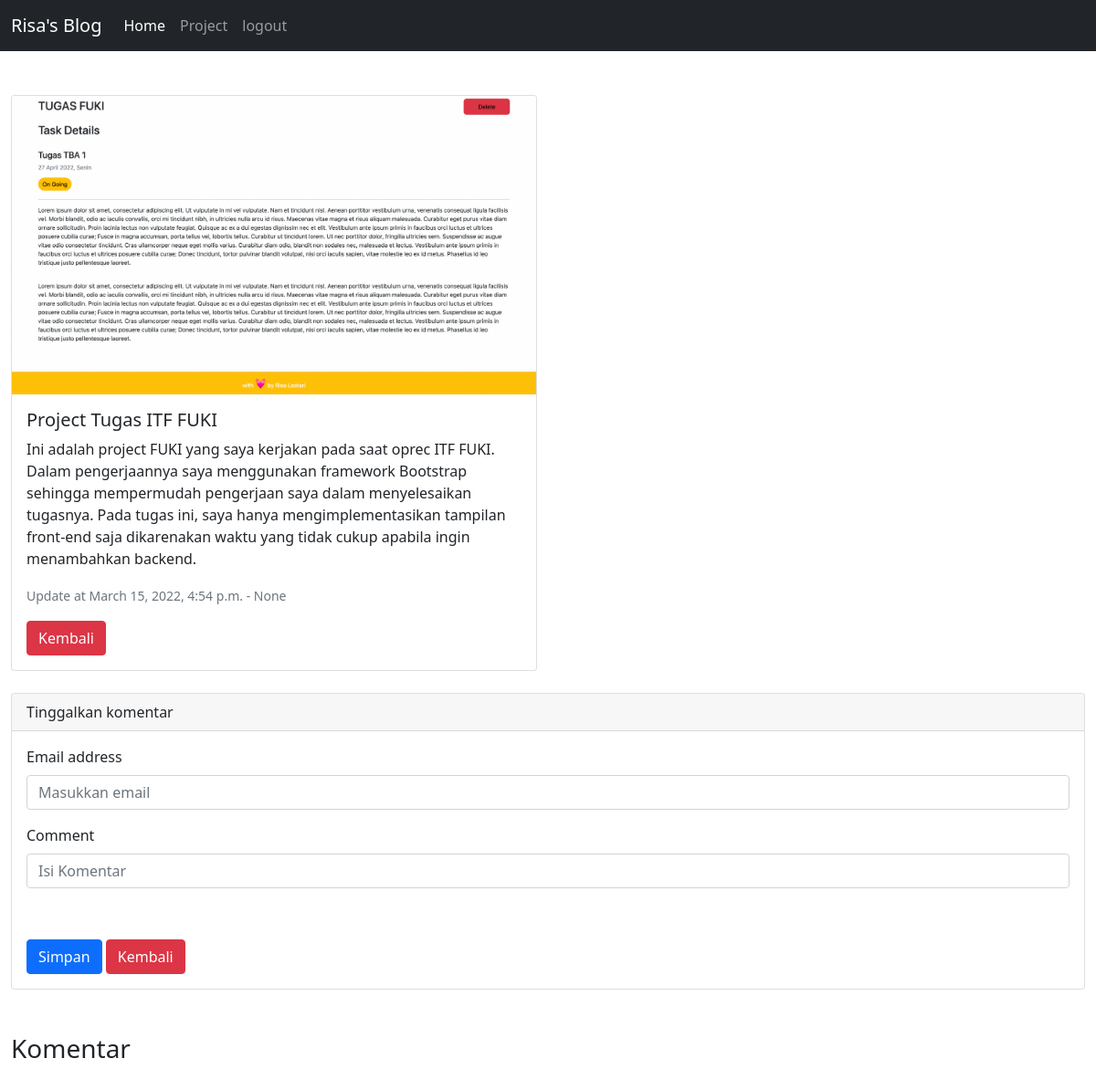
The page /blog/project-tugas-itf-fuki on the database its author committed.
### blog/models.py (models this page shows, shortened)
class artikel(models.Model):
    judul = models.CharField(max_length=50)
    isi = models.TextField(max_length=1000, null=True, blank=True)
    tanggal = models.DateTimeField(auto_now_add=True, null=True, blank=True)
    kategori = models.ForeignKey(kategori, on_delete = models.SET_NULL, blank=True, null = True)
    slug = models.SlugField(editable= False, blank= True, null = True)
    gambar = models.ImageField(upload_to = 'media/', blank=True, null= True)

### blog/views.py (the view, shortened to what this page needs)
# urls.py: path('<slug:blogslug>', views.show, name = 'show'),
def show(request, blogslug):
    data_artikel = models.artikel.objects.get(slug= blogslug)
    data_komen = models.komen.objects.filter(artikel = models.artikel.objects.get(slug = blogslug)).order_by('-id')
    context = {
        'formnya' : forms.komen_form(),
        'halaman' : 'detail artikel',
        'data' : data_artikel,
        'komens' : data_komen
    }
    return render(request, 'blog/show.html', context)

### blog/forms.py
class komen_form(forms.Form):
    email = forms.EmailField(
        max_length = 50,
        widget = forms.TextInput(
            attrs={
                'class' : 'form-control',
                'placeholder' : 'Masukkan email'
            }
        )
    )
    isi = forms.CharField(
        max_length = 50,
        widget = forms.TextInput(
            attrs={
                'class' : 'form-control',
                'placeholder' : 'Isi Komentar'
            }
        )
    )

### blog/templates/blog/show.html (shortened to what this page needs)
<!DOCTYPE html>
<html lang="en">
<head>
    <link href="https://cdn.jsdelivr.net/npm/bootstrap@5.1.3/dist/css/bootstrap.min.css" rel="stylesheet" />
</head>
<body>
    {% extends 'layout/base_user.html' %} {% load static %} {% block content%}
    <div class="container-fluid">
        <br><br>
        <div class="jumbotron">
            <div class="row row-cols-1 row-cols-md-2 g-4">
                <div class="col">
                    <div class="card">
                        <img src="{{data.gambar.url}}" class="card-img-top" alt="gambar">
                        <div class="card-body">
                            <h5 class="card-title">{{data.judul}}</h5>
                            <p>{{data.isi}}</p>
                            <p class="card-text"><small class="text-muted">Update at {{data.tanggal}} - {{data.kategori}}</small></p>
                            <button class="btn btn-danger" onclick="history.go(-1)">Kembali</button>
                        </div>
                    </div>
                </div>
            </div>
            <br>
            <div class="card">
                <div class="card-header">
                    Tinggalkan komentar
                </div>
                <div class="card-body">
                    <form method="POST" action="{% url 'blog:show' data.slug %}">
                        <div class="mb-3">
                            <label for="exampleInputEmail1" class="form-label">Email address</label> {{formnya.email}}
                        </div>
                        <div class="mb-3">
                            <label for="exampleInputPassword1" class="form-label">Comment</label> {{ formnya.isi }}
                        </div>
                        <div class="mb-3 form-check">
                        </div>
                        <button type="submit" class="btn btn-primary">Simpan</button>
                        <button type="button" class="btn btn-danger">Kembali</button>
                    </form>
                </div>
            </div>
            <br><br>
            <h3>Komentar</h3>
            <br>
            {% endblock content %}

### rows shown on the page
artikel: gambar (picture), judul "Project Tugas ITF FUKI", isi "Ini adalah project FUKI yang saya kerjakan pada saat oprec ITF FUKI. Dalam pengerjaannya saya menggunakan framework Bootstrap sehingga mempermudah pengerjaan saya dalam menyelesaikan tugasnya. Pada tugas ini, saya hanya mengimplementasikan tampilan front-end saja dikarenakan waktu yang tidak cukup apabila ingin menambahkan backend.", tanggal "March 15, 2022, 4:54 p.m.", kategori "None"
